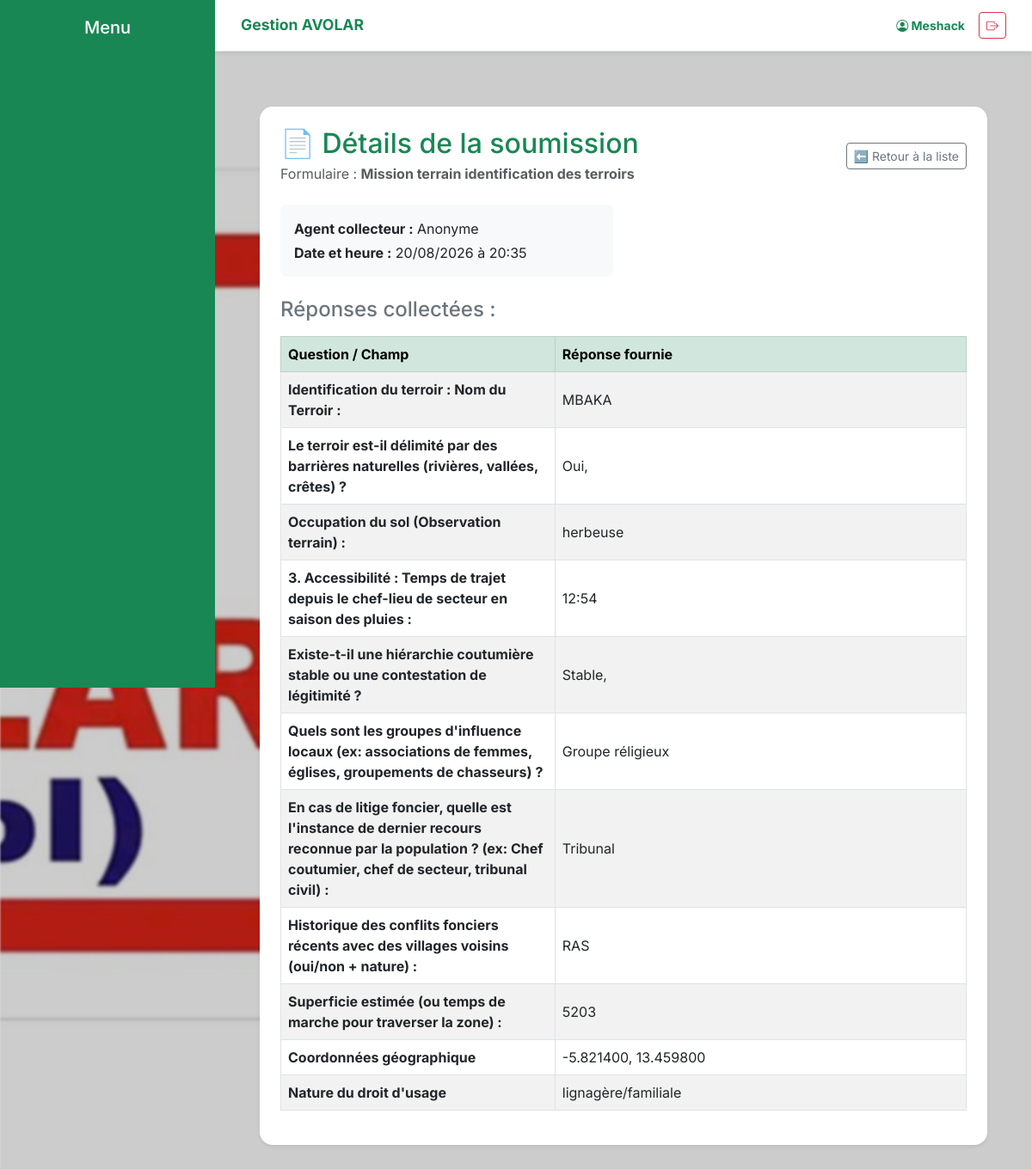
Page /soumission/3/ (signed in) on the committed database.
### dashboard/models.py (models this page shows, shortened)
class SoumissionDonnee(models.Model):
    formulaire = models.ForeignKey(FormulaireTerrain, on_delete=models.CASCADE, related_name='soumissions')
    agent = models.ForeignKey(User, on_delete=models.SET_NULL, null=True)
    date_soumission = models.DateTimeField(auto_now_add=True)
    donnees_json = models.JSONField() # Stocke les paires { "Question": "Réponse" }

class FormulaireTerrain(models.Model):
    titre = models.CharField(max_length=255, verbose_name="Titre du formulaire")
    description = models.TextField(blank=True, null=True, verbose_name="Description")
    projet = models.ForeignKey(Projet, on_delete=models.CASCADE, related_name="formulaires", verbose_name="Projet associé")
    date_creation = models.DateTimeField(auto_now_add=True)

### dashboard/views.py (the view)
# urls.py: path('soumission/<int:pk>/', views.detail_soumission, name='detail_soumission'),
@login_required
def detail_soumission(request, pk):
    soumission = get_object_or_404(SoumissionDonnee, pk=pk)
    return render(request, 'dashboard/detail_soumission.html', {'soumission': soumission})

### dashboard/templates/dashboard/detail_soumission.html
{% extends 'dashboard/base.html' %}
{% block content %}
<div class="container mt-4 mb-5">
    <div class="card p-4 shadow-sm">
        <div class="d-flex justify-content-between align-items-center mb-4">
            <div>
                <h2 class="text-success mb-1">📄 Détails de la soumission</h2>
                <p class="text-muted mb-0">Formulaire : <strong>{{ soumission.formulaire.titre }}</strong></p>
            </div>
            <a href="{% url 'liste_toutes_soumissions' %}" class="btn btn-outline-secondary btn-sm">
                ⬅️ Retour à la liste
            </a>
        </div>
        <div class="row mb-4">
            <div class="col-md-6">
                <div class="p-3 bg-light rounded-3">
                    <p class="mb-1"><strong>Agent collecteur :</strong> {{ soumission.agent.username|default:"Anonyme" }}</p>
                    <p class="mb-0"><strong>Date et heure :</strong> {{ soumission.date_soumission|date:"d/m/Y à H:i" }}</p>
                </div>
            </div>
        </div>
        <h4 class="mb-3 text-secondary">Réponses collectées :</h4>
        <div class="table-responsive">
            <table class="table table-bordered table-striped align-middle">
                <thead class="table-success">
                    <tr>
                        <th style="width: 40%;">Question / Champ</th>
                        <th style="width: 60%;">Réponse fournie</th>
                    </tr>
                </thead>
                <tbody>
                    {% for question, reponse in soumission.donnees_json.items %}
                    <tr>
                        <td><strong>{{ question }}</strong></td>
                        <td>
                            {% if reponse %}
                                {{ reponse }}
                            {% else %}
                                <span class="text-muted fst-italic">Aucune réponse</span>
                            {% endif %}
                        </td>
                    </tr>
                    {% empty %}
                    <tr>
                        <td colspan="2" class="text-center text-muted py-3">Aucune donnée enregistrée pour cette soumission.</td>
                    </tr>
                    {% endfor %}
                </tbody>
            </table>
        </div>
    </div>
</div>
{% endblock %}

### dashboard/templates/dashboard/base.html (shortened to what this page needs)
{% load static %}
<!DOCTYPE html>
<html lang="fr">
<head>
    <link href="https://cdn.jsdelivr.net/npm/bootstrap@5.3.0/dist/css/bootstrap.min.css" rel="stylesheet">
    <link href="https://cdn.jsdelivr.net/npm/bootstrap-icons@1.10.0/font/bootstrap-icons.css" rel="stylesheet">
</head>
<body>
<header class="top-bar shadow-sm">
    <div class="d-flex align-items-center">
        <span class="fw-bold text-success text-truncate" style="font-size: 1.1rem;">Gestion AVOLAR</span>
    </div>
    <div class="d-flex align-items-center">
        <span class="fw-bold text-success me-2 me-md-3 small d-none d-sm-inline"><i class="bi bi-person-circle"></i> {{ user.username|default:"Administrateur" }}</span>
        <a href="{% url 'deconnexion' %}" class="btn btn-outline-danger btn-sm" title="Se déconnecter"><i class="bi bi-box-arrow-right"></i></a>
    </div>
</header>
<nav class="sidebar d-none d-lg-block">
    <h5 class="text-center mb-4">Menu</h5>
</nav>
<main class="main-content">
    {% block content %}{% endblock %}
</main>
</body>
</html>

### rows in the picture
SoumissionDonnee: formulaire.titre "Mission terrain identification des terroirs", agent.username "Anonyme", date_soumission "20/08/2026 à 20:35"

### other values in the picture
{{ user.username|default:"Administrateur" }} "Meshack"
{{ question }} "Identification du terroir : Nom du Terroir :" "Le terroir est-il délimité par des barrières naturelles (rivières, vallées, crêtes) ?" "Occupation du sol (Observation terrain) :" "3. Accessibilité : Temps de trajet depuis le chef-lieu de secteur en saison des pluies :" "Existe-t-il une hiérarchie coutumière stable ou une contestation de légitimité ?" "Quels sont les groupes d'influence locaux (ex: associations de femmes, églises, groupements de chasseurs) ?" "En cas de litige foncier, quelle est l'instance de dernier recours reconnue par la population ? (ex: Chef coutumier, chef de secteur, tribunal civil) :" "Historique des conflits fonciers récents avec des villages voisins (oui/non + nature) :" "Superficie estimée (ou temps de marche pour traverser la zone) :" "Coordonnées géographique" "Nature du droit d'usage"
{{ reponse }} "MBAKA" "Oui," "herbeuse" "12:54" "Stable," "Groupe réligieux" "Tribunal" "RAS" "5203" "-5.821400, 13.459800" "lignagère/familiale"
